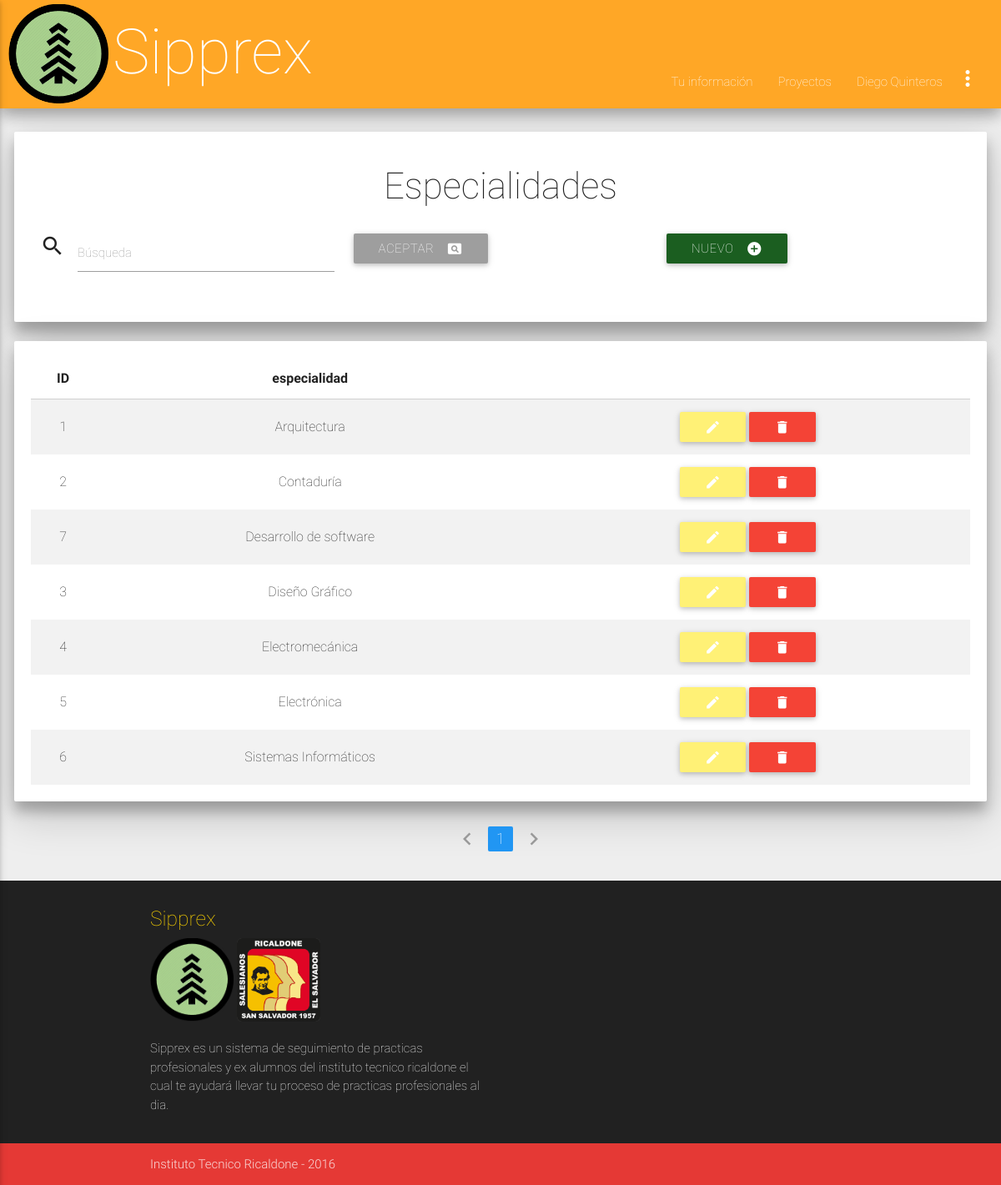
Screenshot of /admin/espe_read.php (signed in) with the database file from the repository.
### tables this page shows
CREATE TABLE `especialidades` (
  `id_especialidad` int(2) NOT NULL,
  `especialidad` varchar(30) DEFAULT NULL
);

### bibliotecas/conexion.php (called while the page is built, shortened)
<?php
class Database
{
    private static $connection;
    private static function connect()
    {
        $server = 'localhost';
        $database = 'ssppea';
        $username = 'admin_sipprex';
        $password = 'sipprexricaldone';
        $options = array(PDO::MYSQL_ATTR_INIT_COMMAND => "set names utf8");
        self::$connection = null;
        try
        {
            self::$connection = new PDO("mysql:host=".$server."; dbname=".$database, $username, $password, $options);
            self::$connection->setAttribute(PDO::ATTR_ERRMODE, PDO::ERRMODE_EXCEPTION);
        }
        catch(PDOException $exception)
        {
            die($exception->getMessage());
        }
    }
    private static function desconnect()
    {
        self::$connection = null;
    }
    public static function getRow($query, $values)
    {
        $statement = self::$connection->prepare($query);
        $statement->execute($values);
        return $statement->fetch(PDO::FETCH_BOTH);
    }
    public static function getRows($query, $values)
    {
        $statement = self::$connection->prepare($query);
        $statement->execute($values);
        return $statement->fetchAll(PDO::FETCH_BOTH);
    }
}
?>

### admin/espe_read.php (the view, shortened to what this page needs)
<html>
  <?php
  require("../bibliotecas/conexion.php");
   ?>
    <head>
      <?php
      include("../inc/styles.php");
      ?>
    </head>
<body class='grey lighten-3'>
<?php
	include("../inc/nav.php");
?>
<div class='card-panel paneles z-depth-3'>
<div class="titulo">
			<h3>Especialidades</h3>
</div>
<form method='post' autocomplete="off" class='row'>
	<div class='input-field col s6 m4'>
      	<i class='material-icons prefix'>search</i>
      	<input id='buscar' type='text' autocomplete="off"  name='buscar' class='validate'/>
      	<label for='buscar'>Búsqueda</label>
    </div>
    <div class='input-field col s6 m4'>
    	<button type='submit' class='btn grey left'><i class='material-icons right'>pageview</i>Aceptar</button>
  	</div>
  	<div class='input-field col s12 m4'>
		<a href='espe_save.php' class='btn  green darken-4'><i class='material-icons right'>add_circle</i>Nuevo</a>
  	</div>
</form>
</div>
<div class='card-panel paneles z-depth-3'>
<?php
$page = null;
if($page == null) {
    $page = 1;
}
if($page == "" || $page == "1")
{
    $page1 = 0;
}
else {
    $page1 = ($page*20)-20;
}
if(!empty($_POST))
{
	$search = strip_tags(trim($_POST['buscar']));
	$sql = "SELECT * FROM especialidades WHERE especialidad LIKE ? ORDER BY especialidad LIMIT $page1,20";
	$params = array("%$search%");
}
else
{
	$sql = "SELECT * FROM especialidades ORDER BY especialidad LIMIT $page1,20";
	$params = null;
}
$data = Database::getRows($sql, $params);
if($data != null)
{
	$tabla = 	"<table class='centered striped'>
					<thead>
			    		<tr>
				    		<th>ID</th>
				    		<th>especialidad</th>
			    		</tr>
		    		</thead>
		    		<tbody>";
		foreach($data as $row)
		{
	        $tabla .=	"<tr>
	            			<td>".htmlspecialchars($row['id_especialidad'])."</td>
	            			<td>".htmlspecialchars($row['especialidad'])."</td>
	            			<td>
	            				<a href='espe_save.php?id=".htmlspecialchars($row['id_especialidad'])."' class='btn  yellow lighten-2'><i class='material-icons'>edit</i></a>
								<a href='espe_delete.php?id=".base64_encode(htmlspecialchars($row['id_especialidad']))."' class='btn red'><i class='material-icons'>delete</i></a>
							</td>
	        			</tr>";
		}
		$tabla .= 	"</tbody>
    			</table>";
	print($tabla);
}
else
{
	print("<div class='card-panel red'><i class='material-icons left'>warning</i>No hay registros de especialidades.</div>");
}
?>
</div>
<ul class="pagination center-align">
	<?php
	$cons2 = ("SELECT COUNT(id_especialidad) FROM especialidades");
            $parametros = null;
            $filas = Database::getRow($cons2, $parametros);
            $filas = $filas[0]/20;
            $filas = ceil($filas);
                if($page == 1)
                {
                    $pagi = "<li class='disabled'><a><i class='material-icons'>chevron_left</i></a></li>";
                }
                else {
                    $page2 = $page - 1;
                    $pagi = "<li class='waves-efect'><a href='espe_read.php?page=".base64_encode($page2)."'><i class='material-icons'>chevron_left</i></a></li>";
                }
                for($i = 1; $i<=$filas; $i++) {
                    if($page==$i)
                    {
                     $pagi .= "<li class='active blue'><a href='espe_read.php?page=".base64_encode($i)."'>$i</a></li>";
                    }
                    else{
                        $pagi .= "<li class='waves-effect'><a href='espe_read.php?page=".base64_encode($i)."'>$i</a></li>";
                    }
                }
                if($page == $filas)
                {
                    $pagi .= "<li class='disabled'><a><i class='material-icons'>chevron_right</i></a></li>";
                }
                else {
                    $page2 = $page + 1;
                    $pagi .= "<li class='waves-efect'><a href='espe_read.php?page=".base64_encode($page2)."'><i class='material-icons'>chevron_right</i></a></li>";
                }
                print($pagi);
	?>
</ul>
<?php
include("../inc/footer.php");
?>
 	</body>
</html>

### css/dropdown-width.css (style rules this page uses)
body { display: flex; min-height: 100vh; flex-direction: column; }

### css/css.css (style rules this page uses)
.paneles { margin-left: 1.4%; margin-right: 1.4%; }
.titulo { text-align: center; }

### rows the page displays
especialidades: id_especialidad "1", especialidad "Arquitectura"
especialidades: id_especialidad "2", especialidad "Contaduría"
especialidades: id_especialidad "7", especialidad "Desarrollo de software"
especialidades: id_especialidad "3", especialidad "Diseño Gráfico"
especialidades: id_especialidad "4", especialidad "Electromecánica"
especialidades: id_especialidad "5", especialidad "Electrónica"
especialidades: id_especialidad "6", especialidad "Sistemas Informáticos"

### other values shown
$_SESSION[nombre_usuario] "Diego Quinteros"
